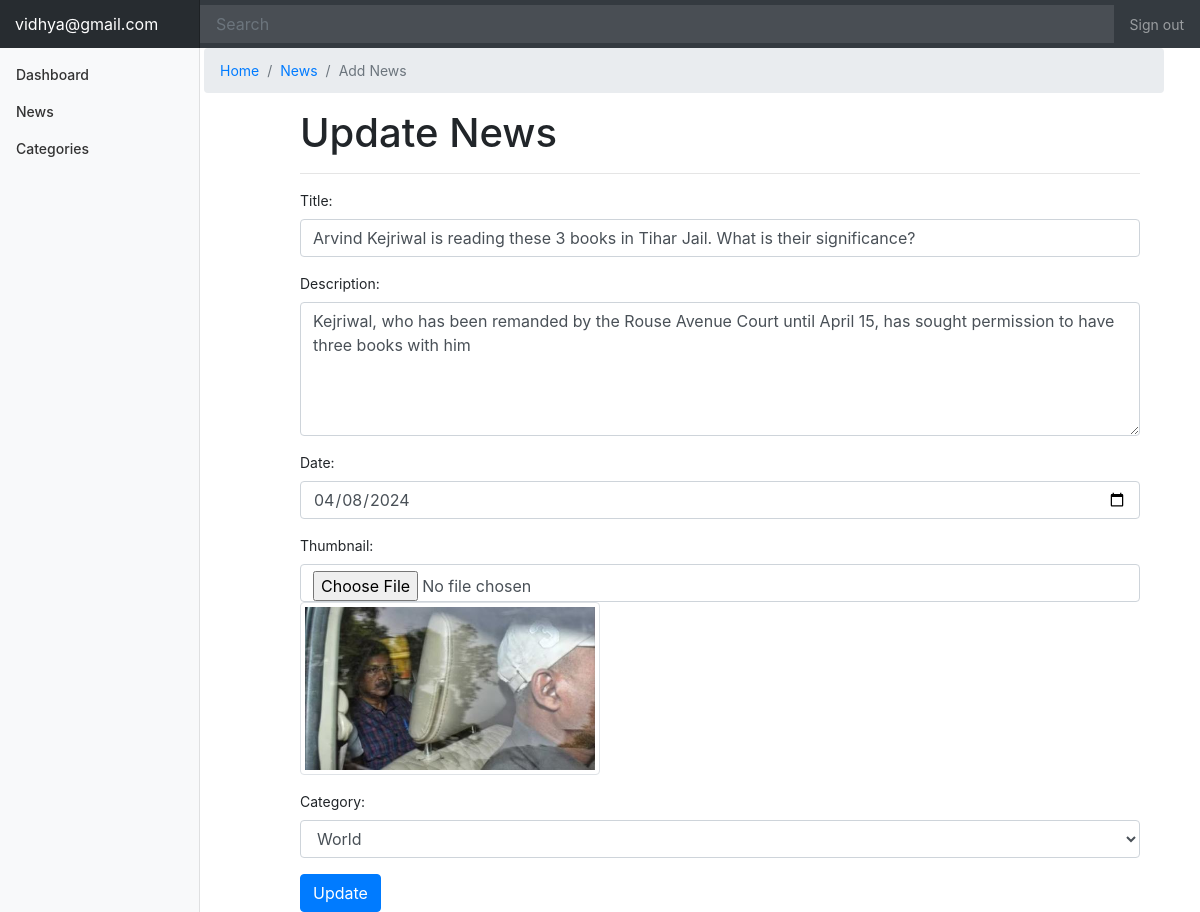
Page /news_edit.php?edit=3 (signed in) on the committed database.
### tables this page shows
CREATE TABLE `news` (
  `id` int(11) NOT NULL,
  `title` varchar(255) NOT NULL,
  `description` text NOT NULL,
  `date` date NOT NULL,
  `category` varchar(100) NOT NULL,
  `thumbnail` varchar(255) NOT NULL,
  `admin` varchar(100) NOT NULL
);

### news_edit.php (the view, shortened to what this page needs)
 <?php
include('include/header.php');
 ?>
 <?php
include('db/connection.php');
$id=$_GET['edit'];
$query=mysqli_query($conn,"select * from news where id ='$id' ");
 while ($row=mysqli_fetch_array($query)) {
     $title=$row['title'];
      $description=$row['description'];
       $date=$row['date'];
        $thumbnail=$row['thumbnail'];
 }
 ?>
	   <div style="margin-left:17%;  width: 80%;">
	        <ul class="breadcrumb">
	        	<li class="breadcrumb-item active"><a href="home.php">Home</a></li>
	        	<li class="breadcrumb-item active"><a href="news.php">News</a></li>
	        	<li class="breadcrumb-item active">Add News</li>
	        </ul>
	   </div>
        <div style=" width: 70%; margin-left: 25%; ">
 	    <form action="news_edit.php" method="post" enctype="multipart/form-data" name="categoryform" onsubmit=" return validateform() ">
		<h1>Update News</h1>
		<hr>
	  <div class="form-group">
	    <label for="email"> Title:</label>
	    <input type="text" value="<?php echo $title; ?>" placeholder="Title..." name="title" class="form-control" id="email">
	  </div>
	  <div class="form-group">
		  <label for="comment">Description:</label>
		 	 <textarea class="form-control" placeholder="Description..." rows="5" name="description" id="comment"><?php echo $description; ?> </textarea>
		</div>
		<div class="form-group">
	    <label for="email"> Date:</label>
	    <input type="date"  name="date" value="<?php echo $date ;?>" class="form-control" id="email">
	  </div>
          <div class="form-group">
	    <label for="email"> Thumbnail:</label>
	    <input type="file" value="<?php echo $thumbnail; ?>"  name="thumbnail" class="form-control img-thumbnail" id="email">
	    <img class="img img-thumbnail" src="images/<?php echo $thumbnail; ?>" alt=""  width="300">
	  </div>
	    <div class="form-group">
	    <label for="email"> Category:</label>
	        <select class="form-control"  name="category" >
	       <?php
               include('db/connection.php');
                 $query=mysqli_query($conn,"select * from category");
               while($row=mysqli_fetch_array($query)){
               	?>
	        	 <option value="<?php echo $row['category_name'];?>"><?php echo $row['category_name'];?></option>
                <?php } ?>
	        </select>
	  </div>
	  <input type="submit" name="submit" class="btn btn-primary" value="Update">
	</form>
 </div>

### style/dashboard.css (style rules this page uses)
body { font-size: .875rem; }

### rows in the picture
news: title "Arvind Kejriwal is reading these 3 books in Tihar Jail. What is their significance?", description "Kejriwal, who has been remanded by the Rouse Avenue Court until April 15, has sought permission to have three books with him", date "04/08/2024", thumbnail (picture)

### other values in the picture
$_SESSION['email'] "vidhya@gmail.com"
form field category "World"
